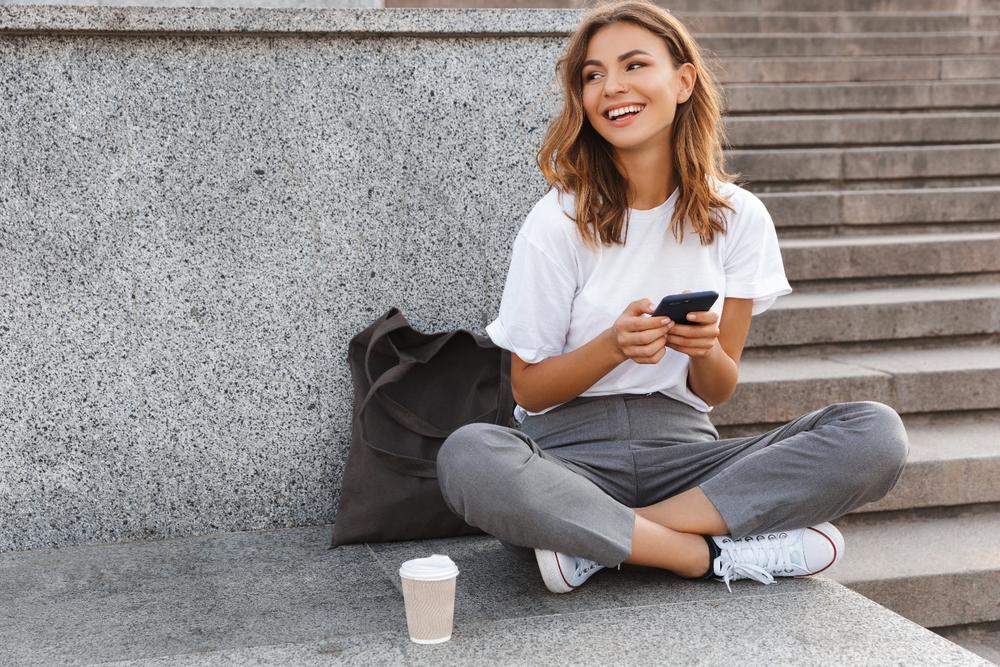
#> input picture Sources/girl_laughing.png, 1000 x 667 px, shrunk from 1440 x 960 before the run
$ jupyter execute '3-8번.ipynb'
#> lines starting #> are read from the running program, lines starting #| are printed output that depends on the picture
#> further down, img is the input picture: shape (667, 1000, 3); mean B, G, R 139.3, 140.7, 146.8
[cell 1]
import cv2 as cv
import numpy as np
import time

import numpy as np

def myEqualizeHist(img):

    # 입력 이미지의 채널 수 확인
    if len(img.shape) == 2:
        # 흑백 이미지인 경우
        channels = [0]
    else:
        # 컬러 이미지인 경우
        channels = [0, 1, 2]

    # 히스토그램 계산
    hist, bins = np.histogram(img.flatten(), 256, [0, 256])
#> hist = 256 values, max 15571 at index 135, min 6 at index 1, mean 7816.4; bins = 257 values from 0 to 256

    # 누적 분포 함수 계산
    cdf = hist.cumsum()
#> cdf = 256 values from 22 to 2001000
    cdf_normalized = cdf * hist.max() / cdf.max()
#> cdf_normalized = 256 values from 0.171 to 15571

    # 누적 분포 함수를 이용한 이미지 변환
    img_eq = np.interp(img.flatten(), bins[:-1], cdf_normalized).reshape(img.shape)
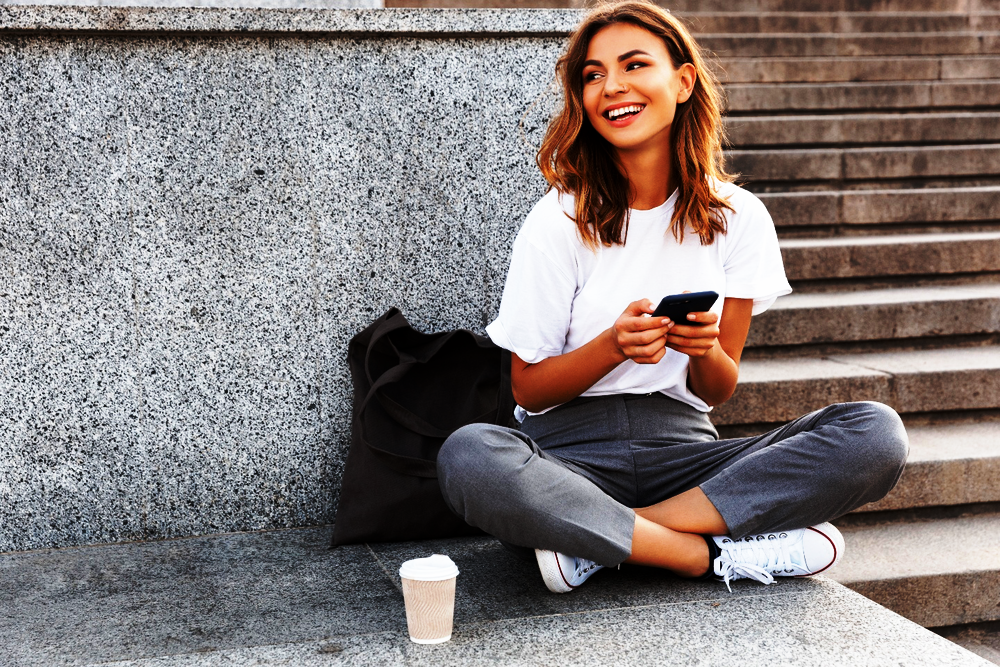
#> img_eq: shape (667, 1000, 3) float64; mean B, G, R 7580.8, 7669.7, 8239; drawn with min black and max white

img = cv.imread('girl_laughing.png')

start=time.time()
cv.cvtColor(img,cv.COLOR_BGR2GRAY)
print('OpenCV time:',time.time()-start)

start=time.time()
myEqualizeHist(img)
print('myEqualizeHist time:',time.time()-start)


$ run again, with Sources/rose.png copied over Sources/girl_laughing.png
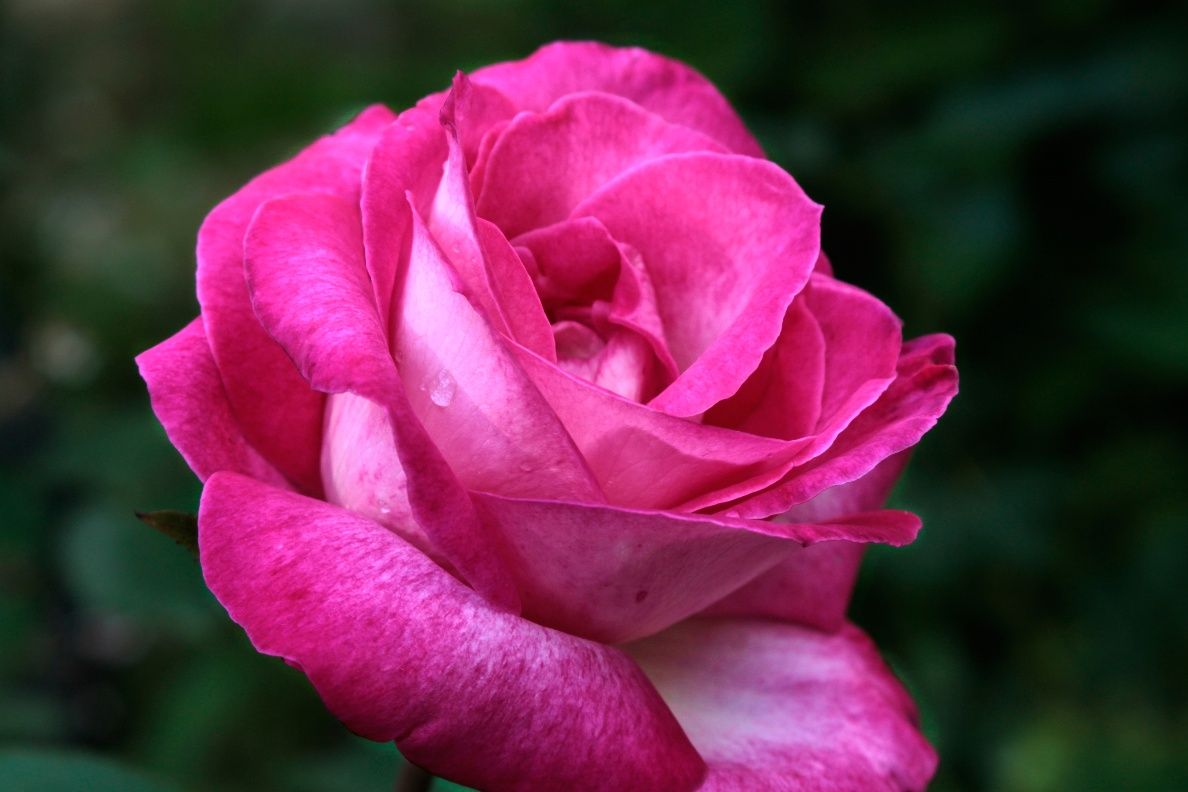
#> input picture Sources/rose.png, 1188 x 792 px
#> img is the input picture: shape (792, 1188, 3); mean B, G, R 74.2, 43.7, 103.8
#> hist = 256 values, max 63984 at index 4, min 2954 at index 0, mean 11026.1; bins = 257 values from 0 to 256
#> cdf = 256 values from 2954 to 2822688
#> cdf_normalized = 256 values from 66.96 to 63984
#> in myEqualizeHist, `img_eq = np.interp(img.flatten(), bins[:-1], cdf_normalized).reshape(i..`:
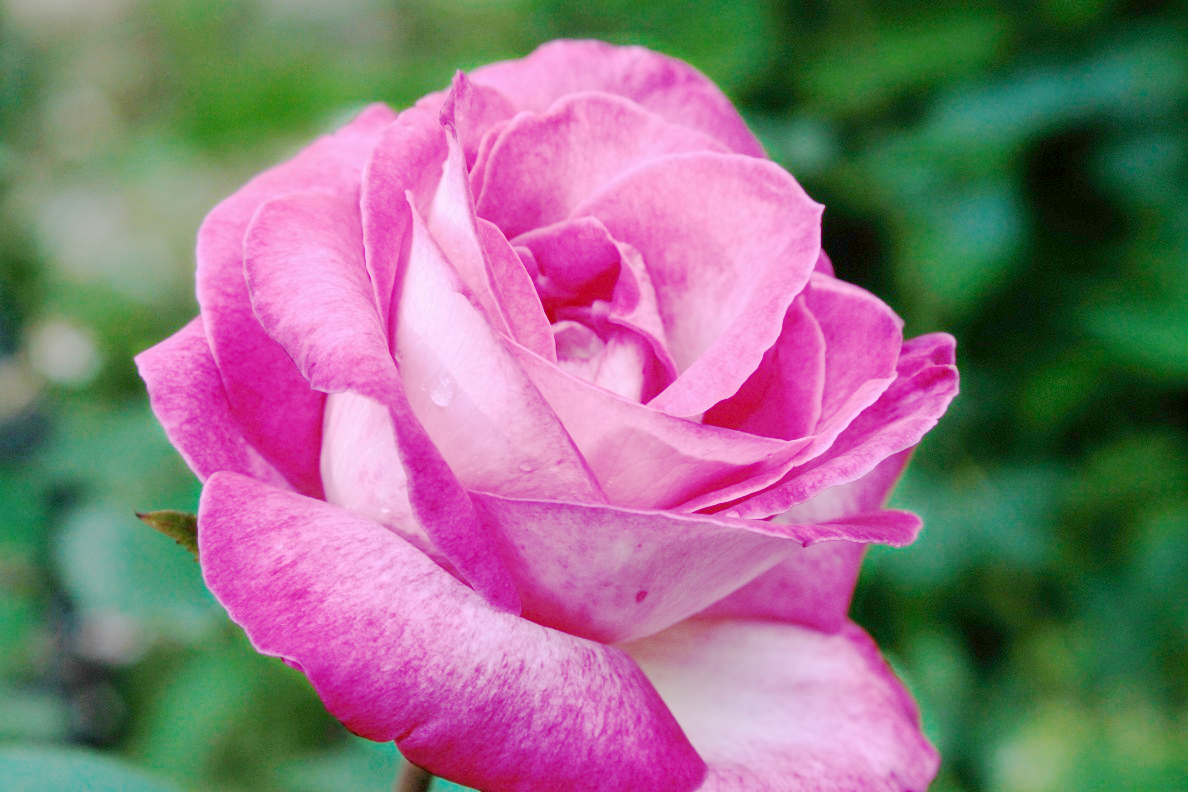
#> img_eq: shape (792, 1188, 3) float64; mean B, G, R 32152.2, 29406.9, 35226.6; drawn with min black and max white

$ run again, with Sources/soccer.jpg saved as Sources/girl_laughing.png
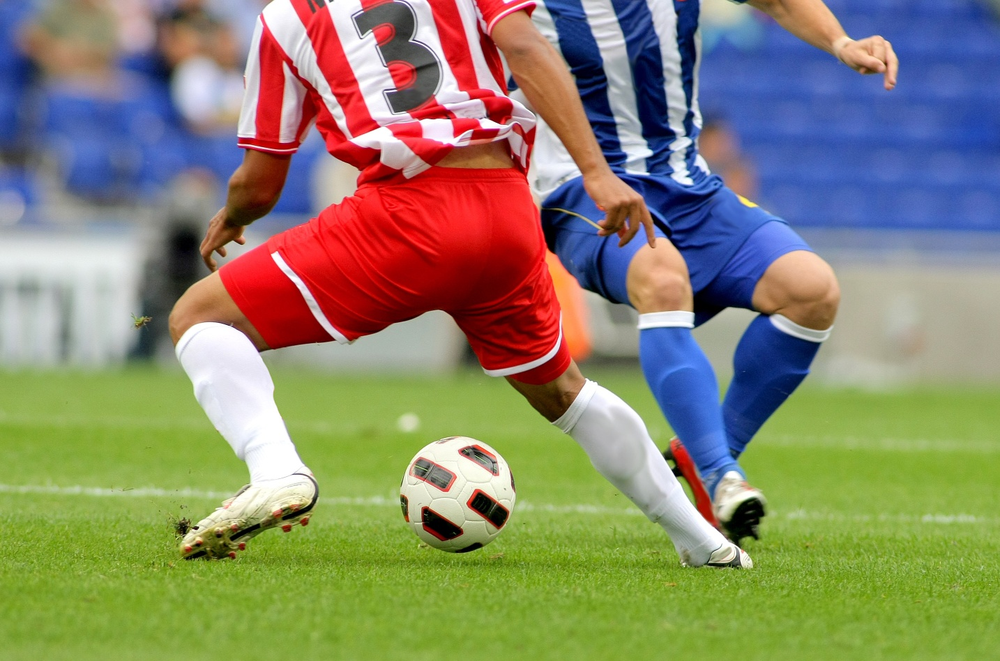
#> input picture Sources/soccer.jpg, 1000 x 661 px, shrunk from 1434 x 948 before the run
#> img is the input picture: shape (661, 1000, 3); mean B, G, R 107.2, 133.3, 136.9
#> hist = 256 values, max 29416 at index 0, min 2738 at index 11, mean 7746.1; bins = 257 values from 0 to 256
#> cdf = 256 values from 29416 to 1983000
#> cdf_normalized = 256 values from 436.4 to 29416
#> in myEqualizeHist, `img_eq = np.interp(img.flatten(), bins[:-1], cdf_normalized).reshape(i..`:
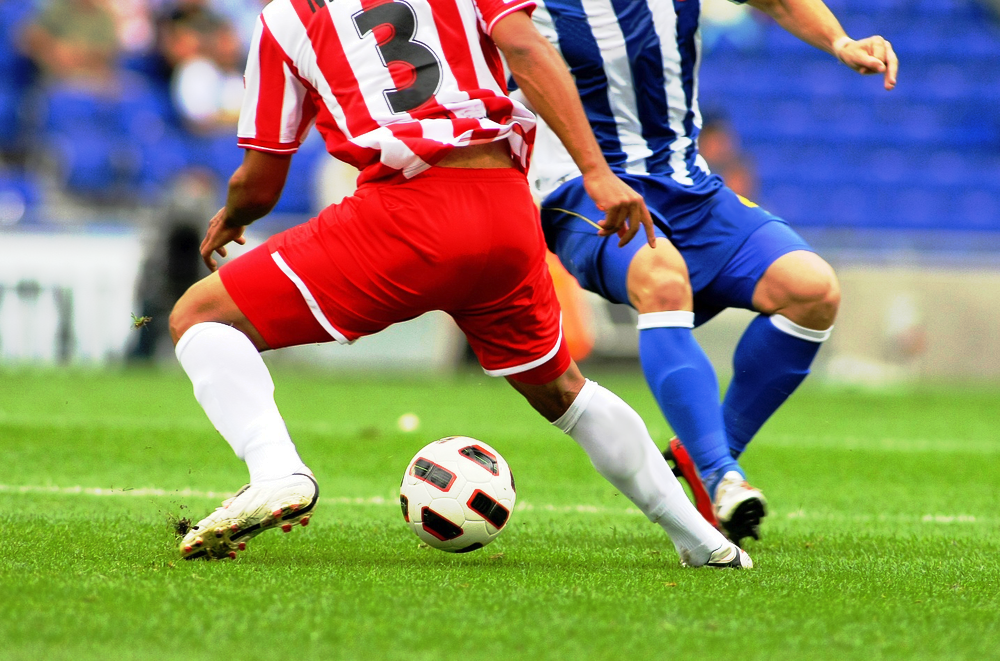
#> img_eq: shape (661, 1000, 3) float64; mean B, G, R 12453.9, 16073.2, 15826.2; drawn with min black and max white
